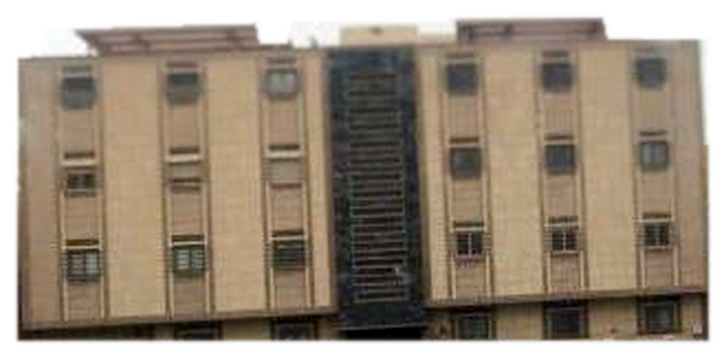
#> input picture tools/models/inputs/flats.png, 724 x 356 px
$ python generate.py out.png inputs/flats.png
#> lines starting #> are read from the running program, lines starting #| are printed output that depends on the picture
#!/usr/bin/env python3
"""Pictures of one thing in, one 3D model with its picture out: by TRELLIS (Microsoft Research, MIT licence), as it
is run on Hugging Face at trellis-community/TRELLIS, on that service's free allowance of the account whose token is
used.

Usage: generate.py <out.glb> <cutout.png> [more cutouts of the same thing …]
                   [--seed 1] [--texture 1024] [--simplify 0.95] [--mix stochastic|multidiffusion] [--ready]

Each picture is the thing alone on a clear background (see cutout.py). Before it is sent it is made ready the way
the generator wants it, and as its own page does on an upload: a square, the thing in the middle with a margin of a
tenth on every side, 518 spots a side, black where the picture is clear. (Sent as it is, a picture that is not
square is stretched to one, and the model comes out too wide or too narrow by as much.) What is sent is kept beside
the model, as <out>-sent-1.png and so on, to look at.

Several pictures are several views of the same thing: the first leads (it is the one the first, coarsest step
follows), so it is the one that shows the whole thing best. --mix says how they are joined: stochastic takes them
in turn, a step each (no dearer than one picture); multidiffusion follows all of them at every step (dearer by the
number of pictures). The generator was not taught with several pictures: its makers call this an experiment.

--ready makes the pictures ready and sends nothing.

The pictures are sent to that service. The allowance of a free account is about five models a day; a refusal says
when it is renewed. Needs: pip install gradio_client numpy pillow. The token is not read here: in a Claude cloud
session it is a network secret of the environment for the host trellis-community-trellis.hf.space; elsewhere, set
HF_TOKEN and pass it to Client(…, hf_token=…).
"""
import argparse
import shutil
import time

import numpy as np
from PIL import Image

SPACE = 'https://trellis-community-trellis.hf.space'
SIDE = 518
MARGIN = 1.2


def ready(picture):
    """The picture as the generator wants it: see above. (After preprocess_image of TRELLIS' own pipeline.)"""
#> called with picture = 'inputs/flats.png'
    image = Image.open(picture).convert('RGBA')
#> image is the input picture: PIL image 724x356 RGBA; mean R, G, B, A 117.5, 103.2, 86.6, 214.2
    alpha = np.asarray(image)[:, :, 3]
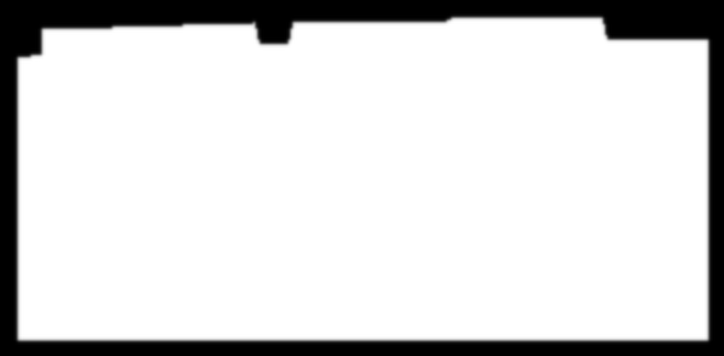
#> alpha: shape (356, 724); min 0, max 255, mean 214.2
    if np.all(alpha == 255):
        raise SystemExit(f'{picture}: nothing of it is clear. Cut the thing out first (cutout.py).')
    rows, columns = np.nonzero(alpha > 0.8 * 255)
    left, top, right, bottom = columns.min(), rows.min(), columns.max(), rows.max()
#> left = 19; top = 19; right = 706; bottom = 338
    middle = (left + right) / 2, (top + bottom) / 2
#> middle = (362.5, 178.5)
    size = int(max(right - left, bottom - top) * MARGIN)
#> size = 824
    box = (middle[0] - size // 2, middle[1] - size // 2, middle[0] + size // 2, middle[1] + size // 2)
#> box = (-49.5, -233.5, 774.5, 590.5)
    piece = image.crop(tuple(int(round(v)) for v in box)).resize((SIDE, SIDE), Image.LANCZOS)
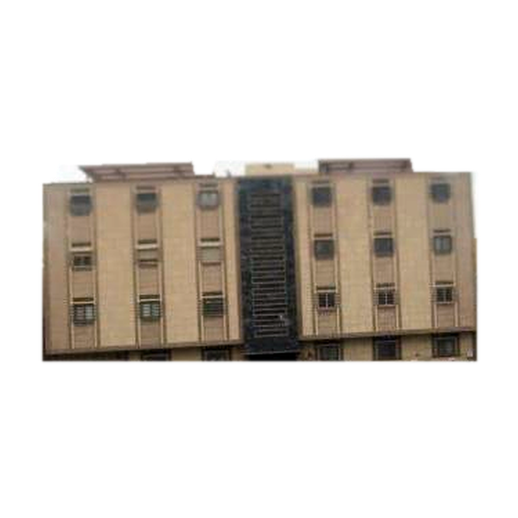
#> piece: PIL image 518x518 RGBA; mean R, G, B, A 44.9, 39.5, 33, 81.3; transparent parts drawn white
    spots = np.asarray(piece).astype(np.float32) / 255
    return Image.fromarray((spots[:, :, :3] * spots[:, :, 3:4] * 255).astype(np.uint8))
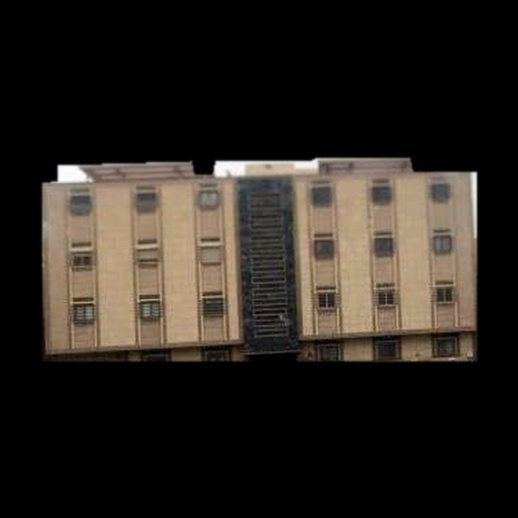
#> returned value: PIL image 518x518 RGB; mean R, G, B 42.2, 37, 30.8


def main():
    parser = argparse.ArgumentParser()
    parser.add_argument('out')
    parser.add_argument('pictures', nargs='+')
    parser.add_argument('--seed', type=int, default=1)
    parser.add_argument('--texture', type=int, default=1024)
    parser.add_argument('--simplify', type=float, default=0.95)
    parser.add_argument('--mix', choices=['stochastic', 'multidiffusion'], default='stochastic')
    parser.add_argument('--ready', action='store_true')
    args = parser.parse_args()

    sent = []
    for i, picture in enumerate(args.pictures):
        name = args.out.replace('.glb', f'-sent-{i + 1}.png')
        ready(picture).save(name)
        sent.append(name)
        print('ready:', name)
    if args.ready:
        return

    from gradio_client import Client, handle_file

    started = time.time()
    client = Client(SPACE, verbose=False)
    try:
        client.predict(api_name='/start_session')
    except Exception as error:  # (not every build of the Space needs it)
        print('start_session:', str(error)[:200])
    several = len(sent) > 1
    # The page keeps which of its two tabs is open, one picture or several, and the generator asks it: the calls
    # below are the tabs being opened.
    client.predict(api_name='/lambda_1' if several else '/lambda')
    result = client.predict(
        image=handle_file(sent[0]),
        multiimages=[{'image': handle_file(name), 'caption': None} for name in sent] if several else [],
        seed=args.seed,
        ss_guidance_strength=7.5,
        ss_sampling_steps=12,
        slat_guidance_strength=3.0,
        slat_sampling_steps=12,
        multiimage_algo=args.mix,
        mesh_simplify=args.simplify,
        texture_size=args.texture,
        api_name='/generate_and_extract_glb',
    )
    print('result:', str(result)[:600])
    glb = result[2] if isinstance(result, (list, tuple)) and len(result) > 2 else result[1]
    shutil.copy(glb, args.out)
    video = result[0].get('video') if isinstance(result[0], dict) else None
    if video:
        shutil.copy(video, args.out.replace('.glb', '.mp4'))
    print(f'saved {args.out} in {time.time() - started:.0f} s')


if __name__ == '__main__':
    main()
#> (the call stopped at in main, `client = Client(SPACE, verbose=False)`: gradio_client is not available in this run)

$ run again, on tools/models/inputs/villa-a.png
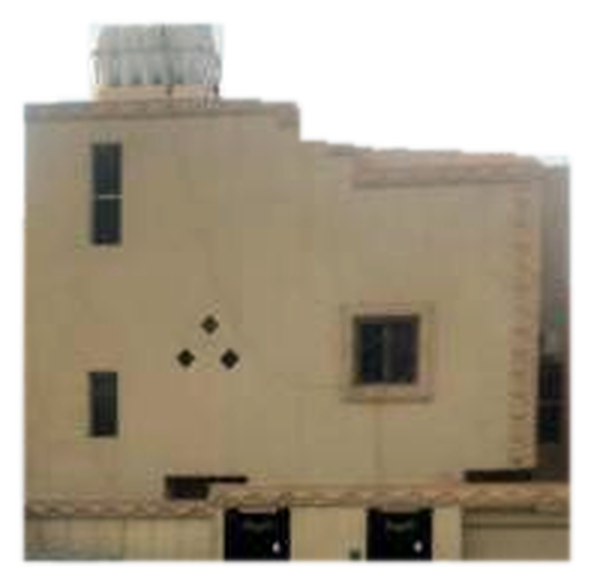
#> input picture tools/models/inputs/villa-a.png, 591 x 582 px
#> in ready, image is the input picture: PIL image 591x582 RGBA; mean R, G, B, A 106.5, 95.9, 77.6, 184
#> in ready, `alpha = np.asarray(image)[:, :, 3]`:
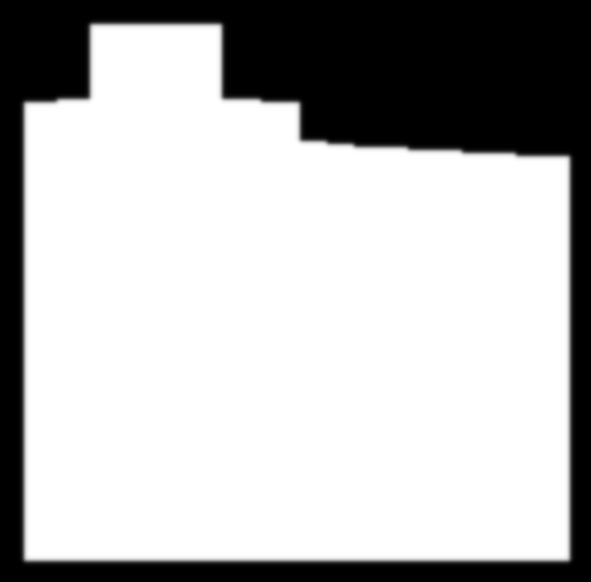
#> alpha: shape (582, 591); min 0, max 255, mean 184
#> left = 26; right = 567; bottom = 558
#> middle = (296.5, 292)
#> size = 649
#> box = (-27.5, -32, 620.5, 616)
#> in ready, `return Image.fromarray((spots[:, :, :3] * spots[:, :, 3:4] * 255).asty..`:
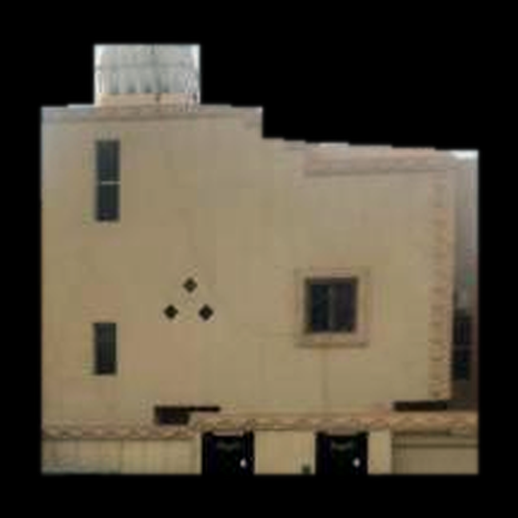
#> returned value: PIL image 518x518 RGB; mean R, G, B 82.2, 73.8, 59.3

$ run again, on tools/models/inputs/villa-b.png
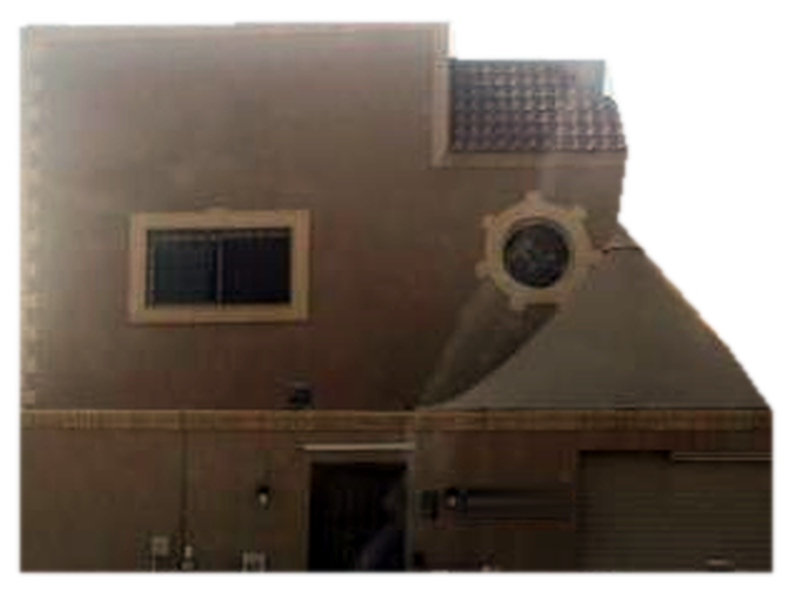
#> input picture tools/models/inputs/villa-b.png, 790 x 590 px
#> in ready, image is the input picture: PIL image 790x590 RGBA; mean R, G, B, A 68.6, 57.4, 47.8, 198.5
#> in ready, `alpha = np.asarray(image)[:, :, 3]`:
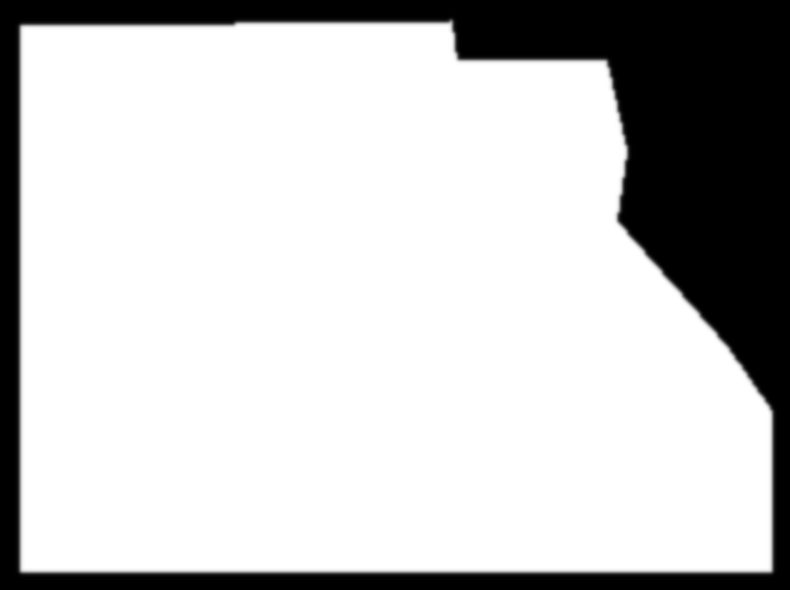
#> alpha: shape (590, 790); min 0, max 255, mean 198.5
#> left = 21; top = 24; right = 770; bottom = 570
#> middle = (395.5, 297)
#> size = 898
#> box = (-53.5, -152, 844.5, 746)
#> in ready, `return Image.fromarray((spots[:, :, :3] * spots[:, :, 3:4] * 255).asty..`:
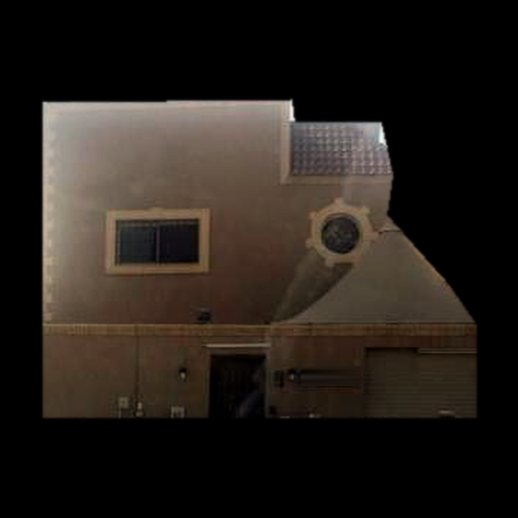
#> returned value: PIL image 518x518 RGB; mean R, G, B 37.7, 31.4, 26

$ run again, on tools/models/inputs/villa-corner-above.png
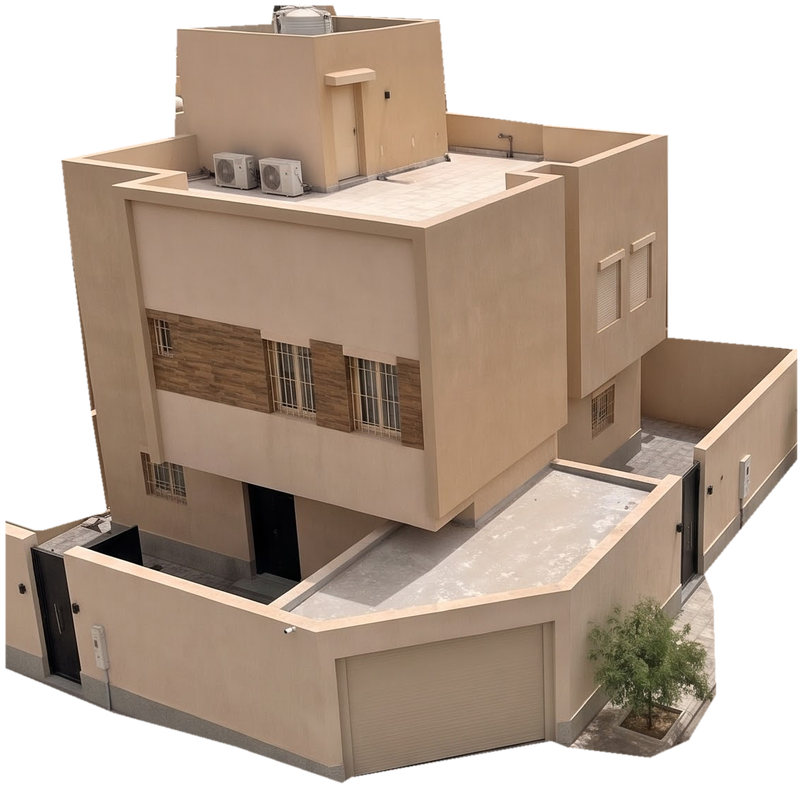
#> input picture tools/models/inputs/villa-corner-above.png, 802 x 788 px
#> in ready, image is the input picture: PIL image 802x788 RGBA; mean R, G, B, A 108, 91.2, 77.2, 176
#> in ready, `alpha = np.asarray(image)[:, :, 3]`:
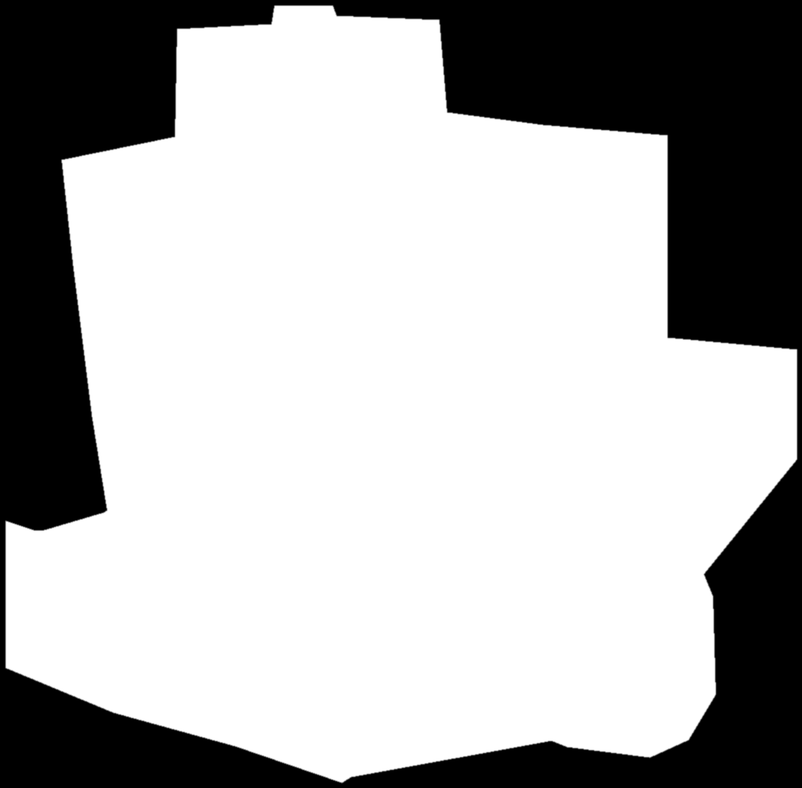
#> alpha: shape (788, 802); min 0, max 255, mean 176
#> left = 6; right = 796; bottom = 781
#> middle = (401, 393.5)
#> size = 948
#> box = (-73, -80.5, 875, 867.5)
#> in ready, `return Image.fromarray((spots[:, :, :3] * spots[:, :, 3:4] * 255).asty..`:
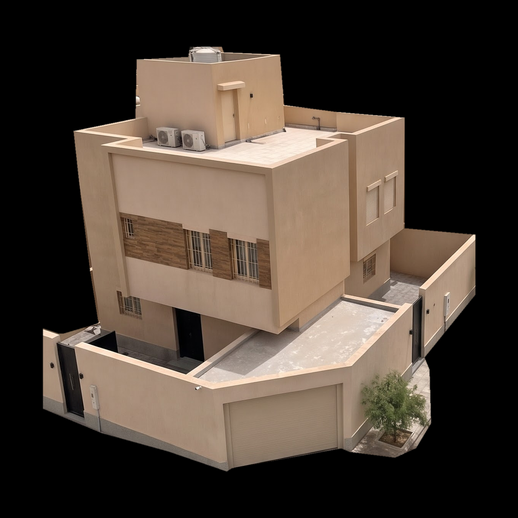
#> returned value: PIL image 518x518 RGB; mean R, G, B 75.2, 63.5, 53.8
